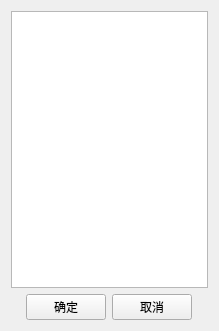
<?xml version="1.0" encoding="UTF-8"?>
<ui version="4.0">
 <class>myListWidget</class>
 <widget class="QWidget" name="myListWidget">
  <property name="geometry">
   <rect>
    <x>0</x>
    <y>0</y>
    <width>219</width>
    <height>331</height>
   </rect>
  </property>
  <property name="windowTitle">
   <string>myListWidget</string>
  </property>
  <layout class="QGridLayout" name="gridLayout">
   <item row="0" column="0">
    <layout class="QVBoxLayout" name="verticalLayout">
     <item>
      <widget class="QListWidget" name="listWidget"/>
     </item>
     <item>
      <layout class="QHBoxLayout" name="horizontalLayout">
       <item>
        <spacer name="horizontalSpacer_1">
         <property name="orientation">
          <enum>Qt::Horizontal</enum>
         </property>
         <property name="sizeHint" stdset="0">
          <size>
           <width>40</width>
           <height>20</height>
          </size>
         </property>
        </spacer>
       </item>
       <item>
        <widget class="QPushButton" name="pushButton_1">
         <property name="text">
          <string>确定</string>
         </property>
        </widget>
       </item>
       <item>
        <widget class="QPushButton" name="pushButton_2">
         <property name="text">
          <string>取消</string>
         </property>
        </widget>
       </item>
       <item>
        <spacer name="horizontalSpacer_2">
         <property name="orientation">
          <enum>Qt::Horizontal</enum>
         </property>
         <property name="sizeHint" stdset="0">
          <size>
           <width>40</width>
           <height>20</height>
          </size>
         </property>
        </spacer>
       </item>
      </layout>
     </item>
    </layout>
   </item>
  </layout>
 </widget>
 <layoutdefault spacing="6" margin="11"/>
 <resources/>
 <connections/>
</ui>
